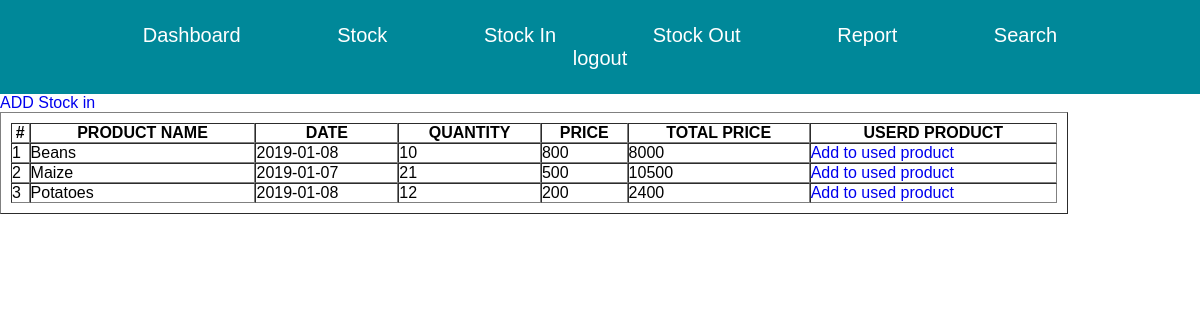
/vstockin.php (signed in), run on the app's committed database.
### tables this page shows
CREATE TABLE `product` (
  `ProductId` int(11) NOT NULL,
  `Product_Name` text NOT NULL
);

CREATE TABLE `stock_in` (
  `ProductId` int(11) NOT NULL,
  `date` text NOT NULL,
  `quantity` text NOT NULL,
  `unit_price` text NOT NULL,
  `total_price` text NOT NULL
);

### vstockin.php (the view)
<?php
include 'menus.php';
include 'connection.php';
?>
<a href="vproduct.php">ADD Stock in</a>
<table border="1" cellspacing="0" cellpadding="2">
	<tr>
		<th>#</th>
		<th>PRODUCT NAME</th>
		<th>DATE</th>
		<th>QUANTITY</th>
		<th>PRICE</th>
		<th>TOTAL PRICE</th>
		<th>USERD PRODUCT</th>
	</tr>
<?php
$select = "SELECT * FROM product,stock_in WHERE product.ProductId=stock_in.ProductId ORDER BY Product_Name ASC";
$sel=$con->query($select);
if ($sel->num_rows>0) {
	$i=1;
while ($row=$sel->fetch_assoc()) {
	$id=$row['ProductId'];
	$names=$row['Product_Name'];
	$date=$row['date'];
	$quat=$row['quantity'];
	$price=$row['unit_price'];
	$tprice=$row['total_price'];
	$stockout='<a href="stockout.php?p_id='.$id.'&p_name='.$names.'&quantity='.$quat.'">Add to used product</a>';
	?>
	<tr>
		<td><?= $i++;?></td>
		<td><?= $names;?></td>
		<td><?= $date;?></td>
		<td><?= $quat?></td>
		<td><?= $price;?></td>
		<td><?= $tprice;?></td>
		<td><?= $stockout;?></td>
	</tr>
	<?php
}
}
else{
?>
<tr>
	<td colspan="6">no record in the table</td>
</tr>
<?php
}
?>
</table>

### main.css (style rules this page uses)
* { padding: 0; margin: 0; font-family: arial; box-sizing: border-box; text-decoration: none; }
table { width: 89%; padding: 10px; }

### data on the page
product: Product_Name "Beans", stock_in.date "2019-01-08", stock_in.quantity "10", stock_in.unit_price "800", stock_in.total_price "8000"
product: Product_Name "Maize", stock_in.date "2019-01-07", stock_in.quantity "21", stock_in.unit_price "500", stock_in.total_price "10500"
product: Product_Name "Potatoes", stock_in.date "2019-01-08", stock_in.quantity "12", stock_in.unit_price "200", stock_in.total_price "2400"
